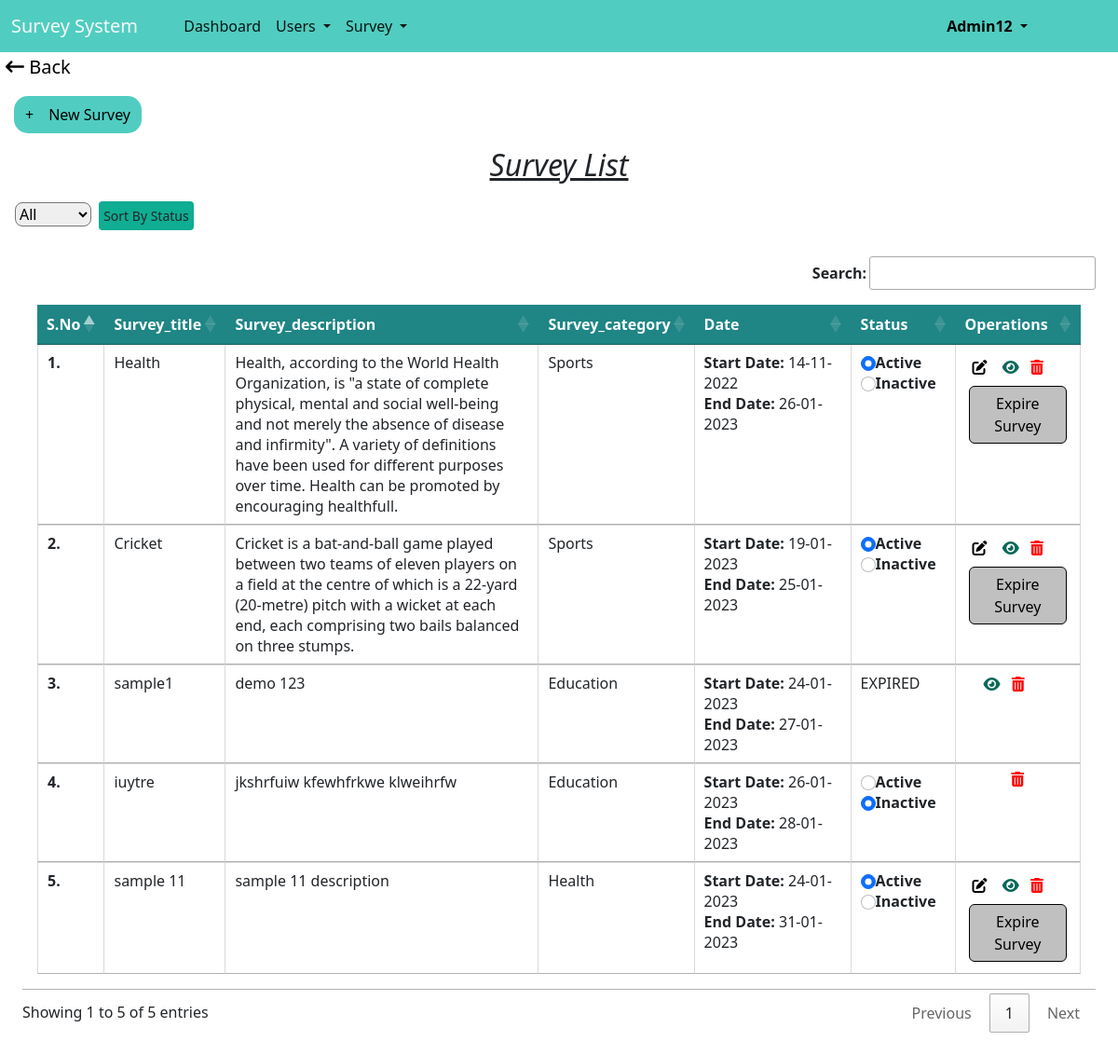
The app's page /survey/surveylist.php (signed in) with its own data.
### tables this page shows
CREATE TABLE `survey` (
  `Survey_id` int(10) NOT NULL,
  `Survey_title` varchar(20) NOT NULL,
  `Survey_description` longtext NOT NULL,
  `Survey_Category` enum('Education','Sports','Health','Academics','Finance','Not Defined') NOT NULL DEFAULT 'Not Defined',
  `Survey_Created_By` varchar(20) NOT NULL,
  `survey_start_Date` date NOT NULL,
  `survey_end_date` date NOT NULL,
  `survey_created_date` date NOT NULL DEFAULT current_timestamp(),
  `modified_by` int(10) DEFAULT NULL,
  `modified_date` date DEFAULT NULL,
  `survey_status` enum('Active','InActive','Expired','Deleted') NOT NULL
);

### controller/survey_controller.php (called while the page is built, shortened)
<?php
class survey
{
    public function __construct()
    {
        $db = new db;
        $this->conn = $db->conn;
    }
    public function active_inactive_survey($user_id = null)
    {
        $arr[] = "survey_status!='Deleted'";
        $where1 = implode('&&', $arr);
        $result = $this->conn->query("SELECT * FROM `survey` WHERE $where1");
        return $result;
    }
}

### configuration/connection.php (called while the page is built, shortened)
<?php
class db
{
    public function __construct()
    {
        $con = new mysqli(DB_HOST, DB_USER, DB_PASSWORD, DB_DATABASE);
        $this->conn = $con;
    }
}
?>

### survey/surveylist.php (the view, shortened to what this page needs)
<?php
include '../configuration/connection.php';
include ROOT_PATH . 'controller/survey_controller.php';
include ROOT_PATH . 'Templets/navbar.php';
$survey = new survey;
if (isset($_POST['filter'])) {
  $filter_status = $_REQUEST['filter-status'];
  $result = $survey->custom_filter($filter_status, $_SESSION['id']);
} else {
  $result = $survey->active_inactive_survey($_SESSION['id']);
}
?>
<link rel="stylesheet" href="https://cdn.datatables.net/1.12.1/css/jquery.dataTables.min.css">
<div>
  <button onclick="history.back()" style="font-size:20px; background-color:white;border-width:0px;"><i
      class="fa-solid fa-arrow-left-long"></i> Back</button>
</div>
<a href="../survey/newsurvey.php"><button class="btn7"> +&emsp;New Survey</button></a>
<h2 style="text-align:center;font-style:italic;"><u>Survey List</u></h2>
<form method="post">
  <div class="tble">
    <div class="post-search-panel m-3">
      <select id="sortby" name="filter-status" style="border-radius: 8px;width:auto;">
        <option value="All" <?=((isset($_POST['filter-status'])) && ($_POST['filter-status'] == "All") ? 'selected' : '') ?>>All</option>
      </select>
      <button class="btn btn-sm p-1 m-1" style="background-color:#0fad92;" type="submit" id="filter-button"
        name="filter">Sort By Status</button>
    </div>
    <table class="table table-hover cell-border  p-3" cellspacing="0" id="myTable">
      <thead style="background-color: #1f8585; color:white;">
        <tr>
          <th scope="col">S.No</th>
          <th scope="col">Survey_title</th>
          <th scope="col" style="width:30%">Survey_description</th>
          <th scope="col" style="width:8%;">Survey_category</th>
          <th scope="col" style="width:15%;">Date</th>
          <th scope="col" style="width:10%;">Status</th>
          <th scope="col" style="width: 12%;">Operations</th>
        </tr>
      </thead>
      <tbody>
        <?php
        $count = 0;
        while ($row = $result->fetch_assoc()) {
          $count++;
          echo "<tr>
    <td><b>$count.</b></td>
    <td>" . $row["Survey_title"] . "</td>
    <td>" . $row["Survey_description"] . "</td>
    <td>" . $row["Survey_Category"] . "</td>
    <td><b>Start Date: </b>" . date('d-m-Y', strtotime($row["survey_start_Date"])) . "<br><b>End Date: </b>" . date('d-m-Y', strtotime($row["survey_end_date"])) . "</td>"
            ?>
          <td>
            <?php
            if ($row['survey_status'] == 'Expired') {
              echo "EXPIRED";
            } else {
              ?>
              <input class="status1 form-check-input" type="radio" name="<?= $row['Survey_id'] ?>"
                id="<?= $row['Survey_id'] ?>" value="Active" <?=($row['survey_status'] == 'Active') ? "checked" : ""; ?>><b>Active</b>
              <br>
              <input class="status1 form-check-input" type="radio" name="<?= $row['Survey_id'] ?>"
                id="<?= $row['Survey_id'] ?>" value="InActive" <?=($row['survey_status'] == 'InActive') ? "checked" : ""; ?>><b>Inactive</b>
              <?php
            }
            ?>
          </td>
          <td>
            <?php
            if ($row['survey_status'] == 'Expired') { ?>
              <div class="col mx-3">
                <a href='../questions/question.php?Survey_id=<?= $row['Survey_id']; ?>'><i
                    class="fa-solid fa-eye inactivebtn m-1" title="View Survey" style="color: #0A6859;"></i></a>
                <a href='../survey/surveydelete.php?Survey_id=<?= $row['Survey_id']; ?>'><i
                    class="fa-solid fa-trash-can m-1" style="color: red;" title="Delete Survey"
                    onclick="return confirm('Are you Sure you want to delete this Survey !!!');"></a></i>
              </div>
              <?php
            } else if ($row['survey_status'] == 'Active') {
              ?>
                <div class="col">
                  <a href='../survey/updatesurvey.php?Survey_id=<?= $row['Survey_id']; ?>'><i
                      class="fa-solid fa-pen-to-square inactivebtn m-2" title="Edit Survey" style="color: black;"></i></a>
                  <a href='../questions/question.php?Survey_id=<?= $row['Survey_id']; ?>'><i
                      class="fa-solid fa-eye inactivebtn m-1" title="View Survey" style="color: #0A6859;"></i></a>
                  <a href='../survey/surveydelete.php?Survey_id=<?= $row['Survey_id']; ?>'><i
                      class="fa-solid fa-trash-can m-1" style="color: red;" title="Delete Survey"
                      onclick="return confirm('Are you Sure you want to delete this Survey !!!');"></a></i>
                </div>
                <a href="../survey/expiresurvey.php?Survey_id=<?= $row['Survey_id']; ?>"><button type="button" class="btn m-1"
                    style="border:1px groove black;color:black;background-color:silver;"
                    onclick="return confirm('Are you Sure you want to Expire this Survey !!!');">Expire Survey</button></a>
              <?php
            } else {
              ?>
                <div style="text-align:center;">
                  <a href='../survey/surveydelete.php?Survey_id=<?= $row['Survey_id']; ?>'><i class="fa-solid fa-trash-can"
                      style="color: red;" title="Delete Survey"
                      onclick="return confirm('Are you Sure you want to delete this Survey !!!');"></a></i>
                </div>
              <?php
            }
            echo "</td>";
            echo "</tr>";
        } ?>
      </tbody>
    </table>
  </div>
</form>

### css/style.css (style rules this page uses)
.tble td { margin: 2%; }
.btn7 { margin: 10px; padding: 8px 12px; background-color: #50CDC0; border-radius: 15px; border-width: 0px; }
.table { margin: 3%; }
.btn7 { margin: 15px; padding: 8px 12px; background-color: #50CDC0; border-radius: 15px; border-width: 0px; }

### records on screen
survey: Survey_title "Health", Survey_description "Health, according to the World Health Organization, is \"a state of complete physical, mental and social well-being and not merely the absence of disease and infirmity\". A variety of definitions have been used for different purposes over time. Health can be promoted by encouraging healthfull.", Survey_Category "Sports", survey_start_Date "14-11-2022", survey_end_date "26-01-2023", survey_status "☑"
survey: Survey_title "Cricket", Survey_description "Cricket is a bat-and-ball game played between two teams of eleven players on a field at the centre of which is a 22-yard (20-metre) pitch with a wicket at each end, each comprising two bails balanced on three stumps.", Survey_Category "Sports", survey_start_Date "19-01-2023", survey_end_date "25-01-2023", survey_status "☑"
survey: Survey_title "sample1", Survey_description "demo 123", Survey_Category "Education", survey_start_Date "24-01-2023", survey_end_date "27-01-2023", survey_status "EXPIRED"
survey: Survey_title "iuytre", Survey_description "jkshrfuiw kfewhfrkwe klweihrfw", Survey_Category "Education", survey_start_Date "26-01-2023", survey_end_date "28-01-2023", survey_status "☑"
survey: Survey_title "sample 11", Survey_description "sample 11 description", Survey_Category "Health", survey_start_Date "24-01-2023", survey_end_date "31-01-2023", survey_status "☑"

### other values on screen
$_SESSION['user_name'] "Admin12"
